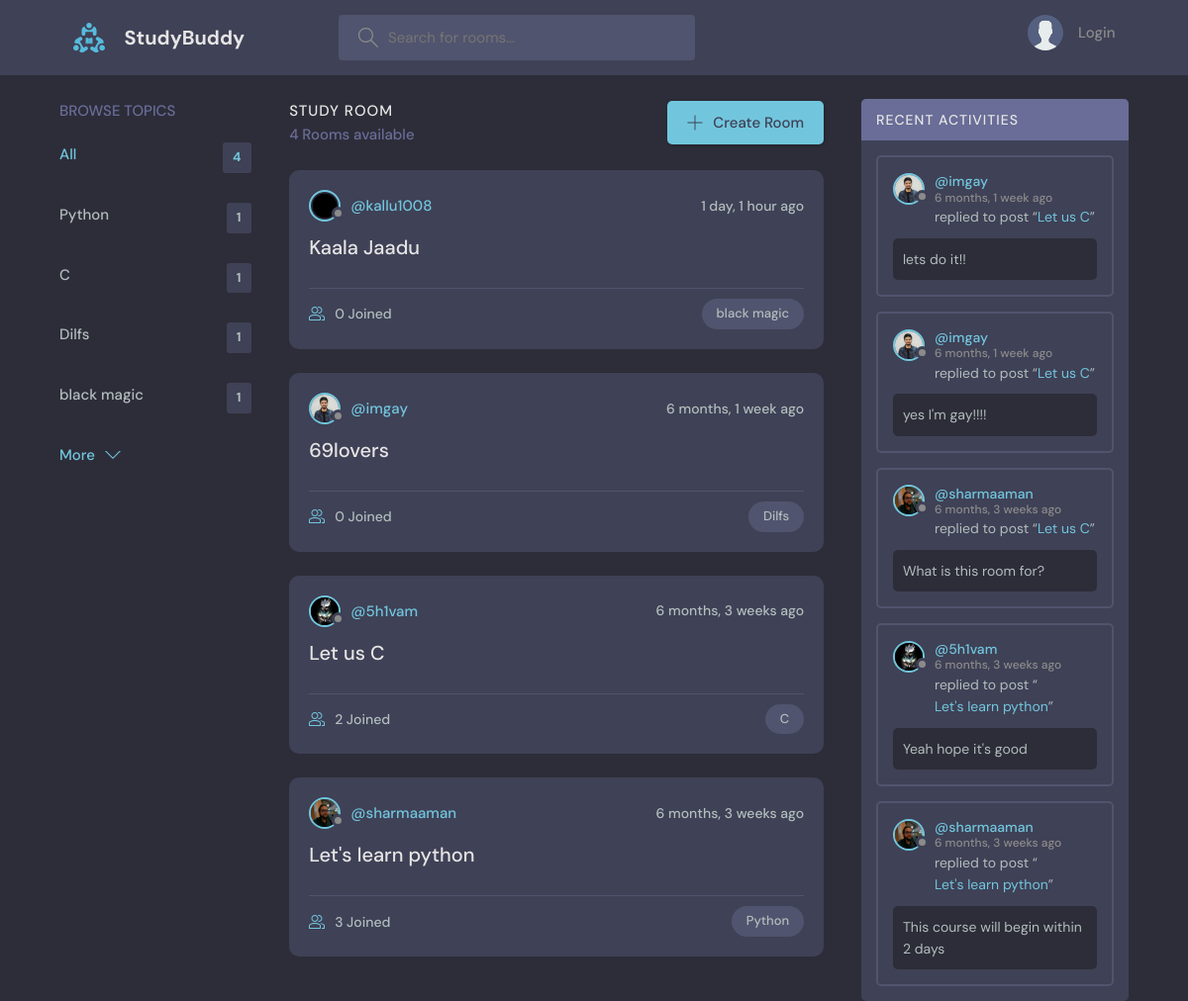
The page / on the database its author committed.
### base/models.py (models this page shows, shortened)
class Topic(models.Model):
    name = models.CharField(max_length=200)

class Room(models.Model):
    host = models.ForeignKey(User, on_delete=models.SET_NULL, null=True)
    topic = models.ForeignKey(Topic, on_delete=models.SET_NULL, null=True)
    name = models.CharField(max_length=200)
    description = models.TextField(null = True, blank = True)
    participants = models.ManyToManyField(User,related_name='participants',blank=True)
    updated = models.DateTimeField(auto_now=True)
    created = models.DateTimeField(auto_now_add=True)
    class Meta:
        ordering = ['-updated','-created']
    def __str__(self):
        return self.name

class User(AbstractUser):
    name = models.CharField(max_length=200, null=True)
    email = models.EmailField(unique=True, null=True)
    bio = models.TextField(null=True)
    avatar = models.ImageField(null=True, default="avatar.svg")
    USERNAME_FIELD = 'email'
    REQUIRED_FIELDS = []

class Message(models.Model):
    user = models.ForeignKey(User, on_delete=models.CASCADE)
    room = models.ForeignKey(Room, on_delete=models.CASCADE)
    body = models.TextField()
    updated = models.DateTimeField(auto_now=True)
    created = models.DateTimeField(auto_now_add=True)
    class Meta:
        ordering = ['-updated','-created']

### base/views.py (the view)
# urls.py: path('',views.home,name='home'),
def home(request):
    q = request.GET.get('q') if request.GET.get('q') != None else ''
    rooms = Room.objects.filter(
        Q(topic__name__icontains=q) |
        Q(name__icontains=q) |
        Q(description__icontains=q)
    )
    topics = Topic.objects.all()[0:5]
    room_count = rooms.count()
    room_messages = Message.objects.filter(Q(room__topic__name__icontains=q))
    context = {'rooms':rooms, 'topics':topics, 'room_count':room_count, 'room_messages':room_messages}
    return render(request,'base/home.html',context)

### base/templates/base/home.html (shortened to what this page needs)
{% extends 'main.html' %}
{% block content %}
    <main class="layout layout--3">
      <div class="container">
        {% include 'base/topics_component.html' %}
        <div class="roomList">
          <div class="roomList__header">
            <div>
              <h2>Study Room</h2>
              <p>{{room_count}} Rooms available</p>
            </div>
            <a class="btn btn--main" href="{% url 'create-room' %}">
              <svg version="1.1" xmlns="http://www.w3.org/2000/svg" width="32" height="32" viewBox="0 0 32 32">
                <title>add</title>
                <path
                  d="M16.943 0.943h-1.885v14.115h-14.115v1.885h14.115v14.115h1.885v-14.115h14.115v-1.885h-14.115v-14.115z"
                ></path>
              </svg>
              Create Room
            </a>
          </div>
          {% include 'base/feed_component.html' %}
        </div>
        {%include 'base/activity_component.html'%}
      </div>
    </main>
{% endblock %}

### base/templates/base/topics_component.html
<div class="topics">
    <div class="topics__header">
      <h2>Browse Topics</h2>
    </div>
    <ul class="topics__list">
      <li>
        <a href="{% url 'home' %}" class="active">All <span>{{topics.count}}</span></a>
      </li>
      {% for topic in topics %}
      <li>
        <a href="{% url 'home' %}?q={{topic.name}}">{{topic.name}} <span>{{topic.room_set.all.count}}</span></a>
      </li>
      {% endfor %}
    </ul>
    <a class="btn btn--link" href="{% url 'topics' %}">
      More
      <svg version="1.1" xmlns="http://www.w3.org/2000/svg" width="32" height="32" viewBox="0 0 32 32">
        <title>chevron-down</title>
        <path d="M16 21l-13-13h-3l16 16 16-16h-3l-13 13z"></path>
      </svg>
    </a>
  </div>

### base/templates/base/feed_component.html (shortened to what this page needs)
{% for room in rooms %}
<div class="roomListRoom">
    <div class="roomListRoom__header">
      <a href="{% url 'user-profile' room.host.id %}" class="roomListRoom__author">
        <div class="avatar avatar--small">
          <img src="{{room.host.avatar.url}}" />
        </div>
        <span>@{{room.host.username}}</span>
      </a>
      <div class="roomListRoom__actions">
        <span>{{room.created|timesince}} ago</span>
      </div>
    </div>
    <div class="roomListRoom__content">
      <a href="{% url 'room' room.id %}">{{room.name}}</a>
    </div>
    <div class="roomListRoom__meta">
      <a href="{% url 'room' room.id %}" class="roomListRoom__joined">
        {{room.participants.all.count}} Joined
      </a>
      <p class="roomListRoom__topic">{{room.topic.name}}</p>
    </div>
  </div>
{% endfor %}

### base/templates/base/activity_component.html (shortened to what this page needs)
<div class="activities">
    <div class="activities__header">
      <h2>Recent Activities</h2>
    </div>
    {% for message in room_messages %}
    <div class="activities__box">
      <div class="activities__boxHeader roomListRoom__header">
        <a href="{% url 'user-profile' message.user.id %}" class="roomListRoom__author">
          <div class="avatar avatar--small">
            <img src="{{message.user.avatar.url}}" />
          </div>
          <p>
            @{{message.user.username}}
            <span>{{message.created|timesince}} ago</span>
          </p>
        </a>
      </div>
      <div class="activities__boxContent">
        <p>replied to post “<a href="{% url 'room' message.room.id %}">{{message.room}}</a>”</p>
        <div class="activities__boxRoomContent">
            {{message.body}}
        </div>
      </div>
    </div>
    {% endfor %}
  </div>

### rows shown on the page
Topic: name "Python", room_set.all.count "1"
Topic: name "C", room_set.all.count "1"
Topic: name "Dilfs", room_set.all.count "1"
Topic: name "black magic", room_set.all.count "1"
Room: host.avatar (picture), host.username "kallu1008", created "1 day, 1 hour", name "Kaala Jaadu", participants.all.count "0", topic.name "black magic"
Room: host.avatar (picture), host.username "imgay", created "6 months, 1 week", name "69lovers", participants.all.count "0", topic.name "Dilfs"
Room: host.avatar (picture), host.username "5h1vam", created "6 months, 3 weeks", name "Let us C", participants.all.count "2", topic.name "C"
Room: host.avatar (picture), host.username "sharmaaman", created "6 months, 3 weeks", name "Let's learn python", participants.all.count "3", topic.name "Python"
Message: user.avatar (picture), user.username "imgay", created "6 months, 1 week", room "Let us C", body "lets do it!!"
Message: user.avatar (picture), user.username "imgay", created "6 months, 1 week", room "Let us C", body "yes I'm gay!!!!"
Message: user.avatar (picture), user.username "sharmaaman", created "6 months, 3 weeks", room "Let us C", body "What is this room for?"
Message: user.avatar (picture), user.username "5h1vam", created "6 months, 3 weeks", room "Let's learn python", body "Yeah hope it's good"
Message: user.avatar (picture), user.username "sharmaaman", created "6 months, 3 weeks", room "Let's learn python", body "This course will begin within 2 days"

### other values the page prints
{{ topics.count }} "4"
{{ room_count }} "4"
